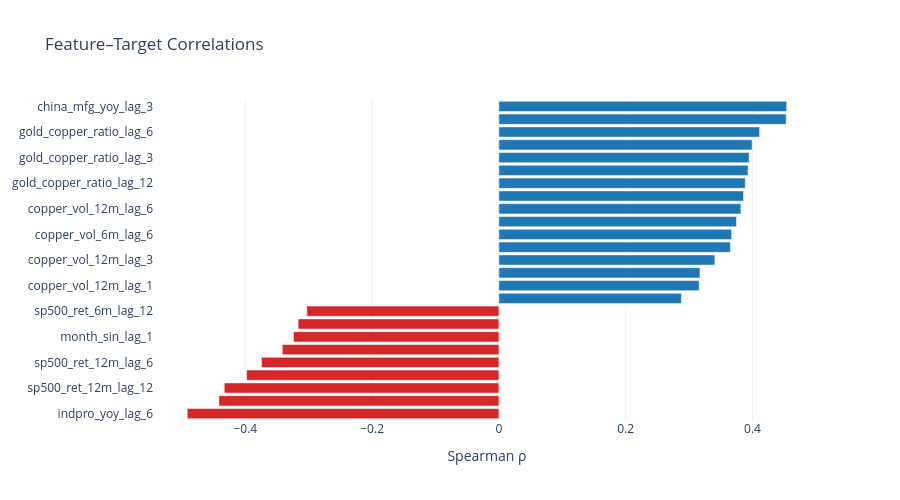

Source (notebook cell):
### Code cell
fig_feat_corr = plot_feature_correlations(X, y_ret, top_n=25)
fig_feat_corr.show()

### Figure 1 — Plotly figure (JSON) as saved in the notebook; plotly's stock layout.template omitted (floating-point values rounded to 4 significant figures)
{"data": [{"marker": {"color": ["#d62728", "#d62728", "#d62728", "#d62728", "#d62728", "#d62728", "#d62728", "#d62728", "#d62728", "#1f77b4", "#1f77b4", "#1f77b4", "#1f77b4", "#1f77b4", "#1f77b4", "#1f77b4", "#1f77b4", "#1f77b4", "#1f77b4", "#1f77b4", "#1f77b4", "#1f77b4", "#1f77b4", "#1f77b4", "#1f77b4"]}, "orientation": "h", "type": "bar", "x": [-0.4915, -0.4417, -0.4333, -0.3981, -0.3745, -0.3417, -0.324, -0.3167, -0.3031, 0.2879, 0.3158, 0.3171, 0.3406, 0.3652, 0.3671, 0.3748, 0.3817, 0.3858, 0.3887, 0.3931, 0.3947, 0.3994, 0.4112, 0.4532, 0.454], "y": ["indpro_yoy_lag_6", "indpro_yoy_lag_12", "sp500_ret_12m_lag_12", "copper_ret_12m_lag_12", "sp500_ret_12m_lag_6", "indpro_yoy_lag_3", "month_sin_lag_1", "sp500_ret_6m_lag_6", "sp500_ret_6m_lag_12", "sp500_ret_6m_lag_1", "copper_vol_12m_lag_1", "copper_vol_12m", "copper_vol_12m_lag_3", "dxy_level_lag_6", "copper_vol_6m_lag_6", "alu_copper_spread_pct_lag_1", "copper_vol_12m_lag_6", "gold_copper_ratio", "gold_copper_ratio_lag_12", "gold_copper_ratio_lag_1", "gold_copper_ratio_lag_3", "sp500_ret_3m_lag_3", "gold_copper_ratio_lag_6", "alu_copper_spread_pct", "china_mfg_yoy_lag_3"]}], "layout": {"height": 500, "title": {"text": "Feature–Target Correlations"}, "xaxis": {"title": {"text": "Spearman ρ"}}}}
